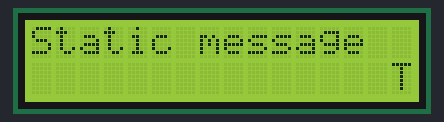
A sketch run on a simulated Arduino Uno, built with avr-gcc and run on an emulated ATmega328P. Parts: 16×2 character LCD.

Above: at 0.49 s.
At 2.61 s:
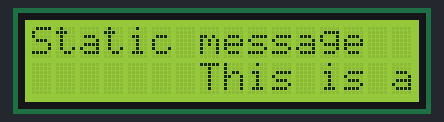
At 5.0 s:
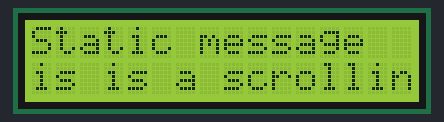
At 9.78 s:
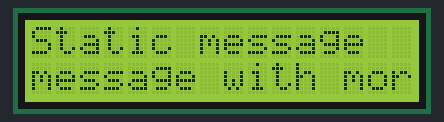
At 14.57 s:
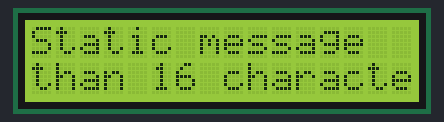
At 19.2 s:
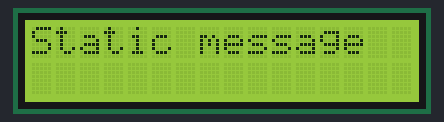

The sketch:

lcd_berjalan.ino
```cpp
#include <Wire.h>
#include <LiquidCrystal_I2C.h>
// if you don't know your display address, run an I2C scanner sketch
LiquidCrystal_I2C lcd(0x27, 16, 2);
String messageStatic = "Static message";
String messageToScroll = "This is a scrolling message with more than 16 characters";

void scrollText(int row, String message, int delayTime, int lcdColumns) {
  for (int i=0; i < lcdColumns; i++) {
    message = " " + message;
  }
  message = message + " ";
  for (int pos = 0; pos < message.length(); pos++) {
    lcd.setCursor(0, row);
    lcd.print(message.substring(pos, pos + lcdColumns));
    delay(delayTime);
  }
}
void setup(){
  // initialize LCD
  lcd.init();
  // turn on LCD backlight
  lcd.backlight();
}
void loop(){
  // set cursor to first column, first row
  lcd.setCursor(0, 0);
  // print static message
  lcd.print(messageStatic);
  // print scrolling message
  scrollText(1, messageToScroll, 250, 16);
}
```

Measured:
- by itself, everything shown: repeats every 19.3 s, in 72 steps
- what the display in image 5 shows lasts 0.6 s, from 19.1 s to 19.7 s
